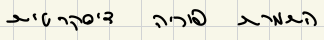
#> input picture data/HarmonitManual/harmonit_lecture_page-0001_seg_0001.png, 324 x 40 px, given as the content of the folder /home/maxim/HTR-VT/data/omer/lines, which was not available
$ python make_requested_up_down.py
#> lines starting #> are read from the running program, lines starting #| are printed output that depends on the picture; pictures that were not available may be replaced by others from this repository, and a replacement may not be noted
from pathlib import Path
from PIL import Image, ImageOps, ImageChops
import shutil

repo = Path('/home/maxim/HTR-VT')
src = repo / 'data' / 'omer'
dst = repo / 'data' / 'omer_rotate_180_mirror_labels_normal'

if dst.exists():
    shutil.rmtree(dst)
(dst / 'lines').mkdir(parents=True, exist_ok=True)

for list_name in ['train.ln', 'val.ln', 'test.ln']:
    shutil.copy2(src / list_name, dst / list_name)

for txt in (src / 'lines').glob('*.txt'):
    shutil.copy2(txt, dst / 'lines' / txt.name)

count = 0
for img_path in (src / 'lines').glob('*.png'):
    with Image.open(img_path) as im:
#> im is the input picture: PIL image 324x40 RGBA; mean R, G, B, A 228.5, 227.7, 215.5, 255
        flipped = ImageOps.flip(im)  # top-bottom / up-down
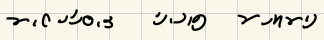
#> flipped: PIL image 324x40 RGBA; mean R, G, B, A 228.5, 227.7, 215.5, 255
        flipped.save(dst / 'lines' / img_path.name)
    count += 1

sample = 'page_0001__eSc_line_c9d61a1e.png'
orig = Image.open(src / 'lines' / sample).convert('L')
made = Image.open(dst / 'lines' / sample).convert('L')
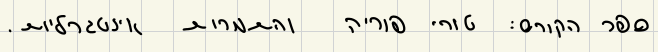
#> input picture data/HarmonitManual/harmonit_lecture_page-0001_seg_0002.png, 658 x 52 px, given in place of page_0001__eSc_line_c9d61a1e.png, which was not available
expected_ud = ImageOps.flip(orig)
expected_lr = ImageOps.mirror(orig)
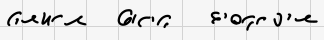
#> expected_lr: PIL image 324x40 L; min 0, max 246, mean 226.8
expected_180 = ImageOps.flip(ImageOps.mirror(orig))
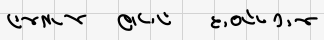
#> expected_180: PIL image 324x40 L; min 0, max 246, mean 226.8

def diff_score(a, b):
    diff = ImageChops.difference(a, b)
    return sum(diff.histogram()[i] * i for i in range(256))

print('dataset', dst)
print('created_images', count)
print('diff_up_down', diff_score(made, expected_ud))
#| diff_up_down 396414
print('diff_left_right', diff_score(made, expected_lr))
#> in diff_score (call 2), `diff = ImageChops.difference(a, b)`:
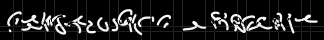
#> diff: PIL image 324x40 L; min 0, max 246, mean 32.2
#| diff_left_right 416916
print('diff_rotate_180', diff_score(made, expected_180))
#> in diff_score (call 3), `diff = ImageChops.difference(a, b)`:
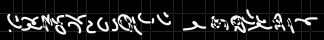
#> diff: PIL image 324x40 L; min 0, max 246, mean 32
#| diff_rotate_180 414594
print('diff_original', diff_score(made, orig))
#> in diff_score (call 4), `diff = ImageChops.difference(a, b)`:
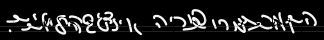
#> diff: PIL image 324x40 L; min 0, max 246, mean 30.8
#| diff_original 399654
#> (the run stopped early here; a loop or call above may not have finished)
